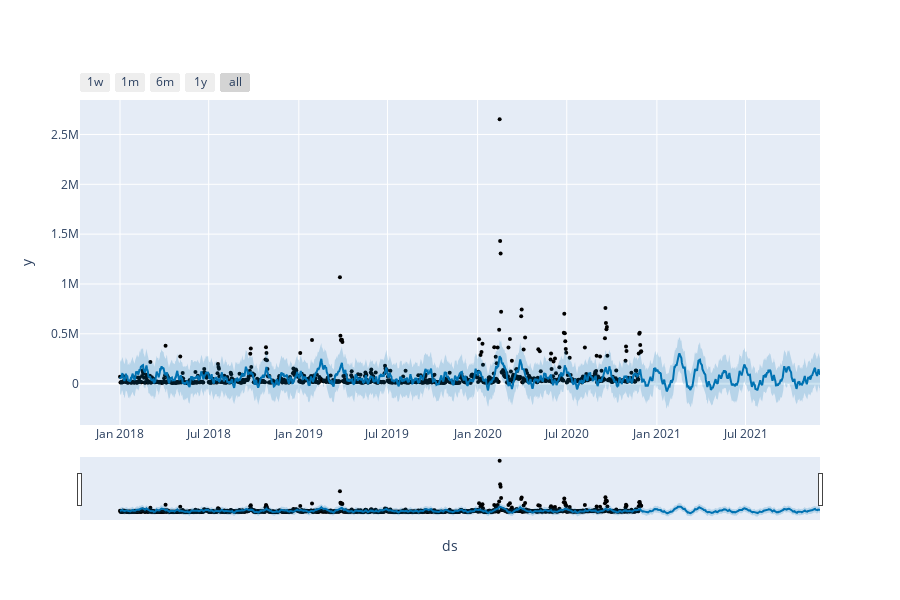
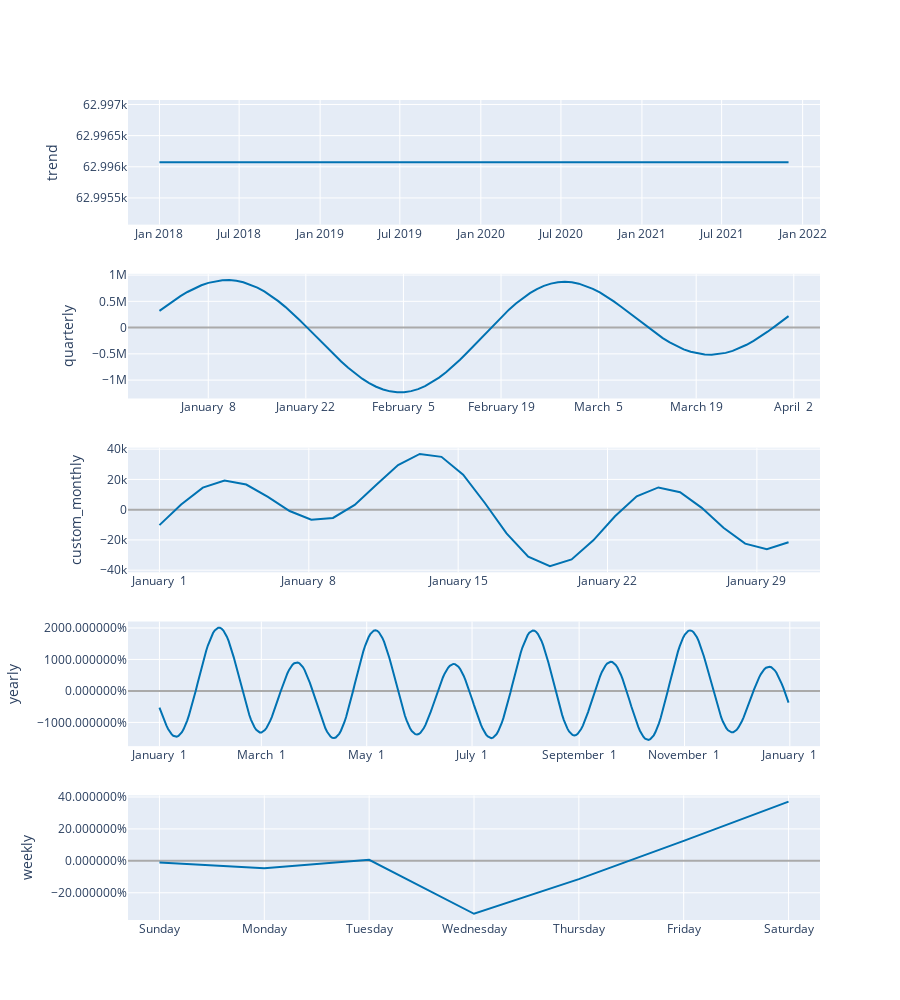

The notebook cell saved with these charts, in order:
### Code cell
#Prophet
import pandas as pd
from prophet import Prophet
from prophet.plot import plot_plotly, plot_components_plotly

split = grouped.shape[0]-31 #index split without 1 month
train = grouped[:split].reset_index()[["Date", all_values[0]]] 
test = grouped[split:].reset_index()[["Date", all_values[0]]] 

columns = ['ds','y']
train.columns = columns
test.columns = columns

# PROPHET AND SEASONALITY
# m = Prophet()
#m = Prophet(growth = 'flat') #when there are strong seasonality patterns rather than trend changes
#m = Prophet(seasonality_mode='multiplicative') #when there are strong seasonality patterns rather than trend changes

m = Prophet(seasonality_mode='multiplicative',growth = 'flat')
m.add_seasonality('quarterly', period=91.25, fourier_order=3, mode='additive')
#m.add_seasonality('daily', period=7, fourier_order=3, mode='additive')
m.add_seasonality('custom_monthly', period=30.5, fourier_order=3, mode='additive')
# m.add_regressor('regressor', mode='additive')

m.fit(train)

future = m.make_future_dataframe(periods = 365, freq ='D')
forecast = m.predict(future)

#forecast = m.predict(pd.concat([train,test]))
#print(forecast[['ds','yhat','yhat_lower','yhat_upper']].tail())

# fig1 = m.plot(forecast)

# fig2 = m.plot_components(forecast)
print(forecast[['yhat','yhat_lower','yhat_upper']].tail(92).sum()/1000)
fig1 = plot_plotly(m, forecast)
fig2 = plot_components_plotly(m, forecast)

fig1.show()
fig2.show()

# #dyplot.prophet(m,forecast)

### Figure 1 — Plotly figure (JSON) as saved in the notebook; plotly's stock layout.template omitted (floating-point values rounded to 4 significant figures; data arrays with more than 128 entries replaced by an {"elided": "..."} marker saying what was removed)
{"data": [{"marker": {"color": "black", "size": 4}, "mode": "markers", "name": "Actual", "type": "scatter", "x": {"elided": "1065 str values"}, "y": {"elided": "1065 float values"}}, {"hoverinfo": "skip", "line": {"width": 0}, "mode": "lines", "type": "scatter", "x": {"elided": "1430 str values"}, "y": {"elided": "1430 float values"}}, {"fill": "tonexty", "fillcolor": "rgba(0, 114, 178, 0.2)", "line": {"color": "#0072B2", "width": 2}, "mode": "lines", "name": "Predicted", "type": "scatter", "x": {"elided": "1430 str values"}, "y": {"elided": "1430 float values"}}, {"fill": "tonexty", "fillcolor": "rgba(0, 114, 178, 0.2)", "hoverinfo": "skip", "line": {"width": 0}, "mode": "lines", "type": "scatter", "x": {"elided": "1430 str values"}, "y": {"elided": "1430 float values"}}], "layout": {"height": 600, "showlegend": false, "width": 900, "xaxis": {"rangeselector": {"buttons": [{"count": 7, "label": "1w", "step": "day", "stepmode": "backward"}, {"count": 1, "label": "1m", "step": "month", "stepmode": "backward"}, {"count": 6, "label": "6m", "step": "month", "stepmode": "backward"}, {"count": 1, "label": "1y", "step": "year", "stepmode": "backward"}, {"step": "all"}]}, "rangeslider": {"visible": true}, "title": {"text": "ds"}, "type": "date"}, "yaxis": {"title": {"text": "y"}}}}

### Figure 2 — Plotly figure (JSON) as saved in the notebook; plotly's stock layout.template omitted (floating-point values rounded to 4 significant figures; data arrays with more than 128 entries replaced by an {"elided": "..."} marker saying what was removed)
{"data": [{"line": {"color": "#0072B2", "width": 2}, "mode": "lines", "name": "trend", "type": "scatter", "x": {"elided": "1430 str values"}, "xaxis": "x", "y": {"elided": "1430 float values"}, "yaxis": "y"}, {"line": {"color": "#0072B2", "width": 2}, "mode": "lines", "name": "quarterly", "type": "scatter", "x": ["2017-01-01T00:00:00", "2017-01-02T00:03:57.362637", "2017-01-03T00:07:54.725274", "2017-01-04T00:11:52.087912", "2017-01-05T00:15:49.450549", "2017-01-06T00:19:46.813186", "2017-01-07T00:23:44.175824", "2017-01-08T00:27:41.538461", "2017-01-09T00:31:38.901099", "2017-01-10T00:35:36.263736", "2017-01-11T00:39:33.626373", "2017-01-12T00:43:30.989010", "2017-01-13T00:47:28.351648", "2017-01-14T00:51:25.714285", "2017-01-15T00:55:23.076923", "2017-01-16T00:59:20.439560", "2017-01-17T01:03:17.802197", "2017-01-18T01:07:15.164835", "2017-01-19T01:11:12.527472", "2017-01-20T01:15:09.890109", "2017-01-21T01:19:07.252747", "2017-01-22T01:23:04.615384", "2017-01-23T01:27:01.978021", "2017-01-24T01:30:59.340659", "2017-01-25T01:34:56.703296", "2017-01-26T01:38:54.065934", "2017-01-27T01:42:51.428571", "2017-01-28T01:46:48.791208", "2017-01-29T01:50:46.153846", "2017-01-30T01:54:43.516483", "2017-01-31T01:58:40.879120", "2017-02-01T02:02:38.241758", "2017-02-02T02:06:35.604395", "2017-02-03T02:10:32.967033", "2017-02-04T02:14:30.329670", "2017-02-05T02:18:27.692307", "2017-02-06T02:22:25.054945", "2017-02-07T02:26:22.417582", "2017-02-08T02:30:19.780219", "2017-02-09T02:34:17.142857", "2017-02-10T02:38:14.505494", "2017-02-11T02:42:11.868131", "2017-02-12T02:46:09.230769", "2017-02-13T02:50:06.593406", "2017-02-14T02:54:03.956044", "2017-02-15T02:58:01.318681", "2017-02-16T03:01:58.681318", "2017-02-17T03:05:56.043955", "2017-02-18T03:09:53.406593", "2017-02-19T03:13:50.769230", "2017-02-20T03:17:48.131868", "2017-02-21T03:21:45.494505", "2017-02-22T03:25:42.857142", "2017-02-23T03:29:40.219780", "2017-02-24T03:33:37.582417", "2017-02-25T03:37:34.945054", "2017-02-26T03:41:32.307692", "2017-02-27T03:45:29.670329", "2017-02-28T03:49:27.032966", "2017-03-01T03:53:24.395604", "2017-03-02T03:57:21.758241", "2017-03-03T04:01:19.120879", "2017-03-04T04:05:16.483516", "2017-03-05T04:09:13.846153", "2017-03-06T04:13:11.208791", "2017-03-07T04:17:08.571428", "2017-03-08T04:21:05.934065", "2017-03-09T04:25:03.296703", "2017-03-10T04:29:00.659340", "2017-03-11T04:32:58.021978", "2017-03-12T04:36:55.384615", "2017-03-13T04:40:52.747252", "2017-03-14T04:44:50.109890", "2017-03-15T04:48:47.472527", "2017-03-16T04:52:44.835164", "2017-03-17T04:56:42.197802", "2017-03-18T05:00:39.560439", "2017-03-19T05:04:36.923076", "2017-03-20T05:08:34.285714", "2017-03-21T05:12:31.648351", "2017-03-22T05:16:29.010989", "2017-03-23T05:20:26.373626", "2017-03-24T05:24:23.736263", "2017-03-25T05:28:21.098900", "2017-03-26T05:32:18.461538", "2017-03-27T05:36:15.824175", "2017-03-28T05:40:13.186813", "2017-03-29T05:44:10.549450", "2017-03-30T05:48:07.912087", "2017-03-31T05:52:05.274725", "2017-04-01T05:56:02.637362"], "xaxis": "x2", "y": [319300.0, 417600.0, 511400.0, 598900.0, 678200.0, 747900.0, 806300.0, 852200.0, 884500.0, 902300.0, 905100.0, 892500.0, 864300.0, 820700.0, 762000.0, 689100.0, 602800.0, 504200.0, 394800.0, 276200.0, 150100.0, 18500.0, -116600.0, -252900.0, -388200.0, -520400.0, -647100.0, -766100.0, -875400.0, -973000.0, -1057000.0, -1126000.0, -1179000.0, -1214000.0, -1231000.0, -1230000.0, -1210000.0, -1171000.0, -1115000.0, -1042000.0, -953300.0, -850600.0, -735700.0, -610700.0, -477900.0, -339700.0, -198700.0, -57450.0, 81420.0, 215400.0, 342000.0, 459000.0, 564400.0, 656200.0, 733100.0, 793700.0, 837300.0, 863300.0, 871600.0, 862500.0, 836600.0, 794700.0, 738300.0, 668800.0, 588000.0, 498000.0, 401000.0, 299200.0, 195000.0, 90750.0, -11190.0, -108600.0, -199400.0, -281600.0, -353600.0, -413800.0, -461000.0, -494400.0, -513300.0, -517400.0, -506800.0, -481700.0, -442700.0, -390700.0, -326900.0, -252500.0, -169100.0, -78410.0, 17740.0, 117400.0, 218600.0], "yaxis": "y2"}, {"line": {"color": "#0072B2", "width": 2}, "mode": "lines", "name": "custom_monthly", "type": "scatter", "x": ["2017-01-01T00:00:00", "2017-01-02T00:24:00", "2017-01-03T00:48:00", "2017-01-04T01:12:00", "2017-01-05T01:36:00", "2017-01-06T02:00:00", "2017-01-07T02:24:00", "2017-01-08T02:48:00", "2017-01-09T03:12:00", "2017-01-10T03:36:00", "2017-01-11T04:00:00", "2017-01-12T04:24:00", "2017-01-13T04:48:00", "2017-01-14T05:12:00", "2017-01-15T05:36:00", "2017-01-16T06:00:00", "2017-01-17T06:24:00", "2017-01-18T06:48:00", "2017-01-19T07:12:00", "2017-01-20T07:36:00", "2017-01-21T08:00:00", "2017-01-22T08:24:00", "2017-01-23T08:48:00", "2017-01-24T09:12:00", "2017-01-25T09:36:00", "2017-01-26T10:00:00", "2017-01-27T10:24:00", "2017-01-28T10:48:00", "2017-01-29T11:12:00", "2017-01-30T11:36:00"], "xaxis": "x3", "y": [-10220.0, 3469.0, 14580.0, 19330.0, 16620.0, 8451.0, -910.4, -6672.0, -5488.0, 3116.0, 16420.0, 29460.0, 36860.0, 34920.0, 23130.0, 4426.0, -15680.0, -31100.0, -37290.0, -32930.0, -20280.0, -4397.0, 8805.0, 14690.0, 11570.0, 1207.0, -11940.0, -22470.0, -26160.0, -21500.0], "yaxis": "y3"}, {"line": {"color": "#0072B2", "width": 2}, "mode": "lines", "name": "yearly", "type": "scatter", "x": {"elided": "365 str values"}, "xaxis": "x4", "y": {"elided": "365 float values"}, "yaxis": "y4"}, {"line": {"color": "#0072B2", "width": 2}, "mode": "lines", "name": "weekly", "type": "scatter", "x": ["2017-01-01T00:00:00", "2017-01-02T00:00:00", "2017-01-03T00:00:00", "2017-01-04T00:00:00", "2017-01-05T00:00:00", "2017-01-06T00:00:00", "2017-01-07T00:00:00"], "xaxis": "x5", "y": [-0.0106, -0.04579, 0.006177, -0.3317, -0.1144, 0.1251, 0.3713], "yaxis": "y5"}], "layout": {"height": 1000, "showlegend": false, "width": 900, "xaxis": {"anchor": "y", "domain": [0, 1], "range": ["2017-10-21T13:12:00", "2022-02-09T10:48:00"], "type": "date"}, "xaxis2": {"anchor": "y2", "domain": [0, 1], "range": ["2016-12-27T11:42:11.868131866", "2017-04-05T18:13:50.769230822"], "tickformat": "%B %e", "type": "date"}, "xaxis3": {"anchor": "y3", "domain": [0, 1], "range": ["2016-12-30T12:37:12", "2017-01-31T22:58:48"], "tickformat": "%B %e", "type": "date"}, "xaxis4": {"anchor": "y4", "domain": [0, 1], "range": ["2016-12-13T18:54:02.958904115", "2018-01-18T11:04:57.863013581"], "tickformat": "%B %e", "type": "date"}, "xaxis5": {"anchor": "y5", "domain": [0, 1], "range": ["2016-12-31T16:48:00", "2017-01-07T07:12:00"], "tickformat": "%A", "type": "date"}, "yaxis": {"anchor": "x", "domain": [0.848, 1], "rangemode": "normal", "title": {"text": "trend"}, "zerolinecolor": "#AAA"}, "yaxis2": {"anchor": "x2", "domain": [0.636, 0.788], "title": {"text": "quarterly"}, "zerolinecolor": "#AAA"}, "yaxis3": {"anchor": "x3", "domain": [0.424, 0.576], "title": {"text": "custom_monthly"}, "zerolinecolor": "#AAA"}, "yaxis4": {"anchor": "x4", "domain": [0.212, 0.364], "hoverformat": ".2%", "tickformat": "%", "title": {"text": "yearly"}, "zerolinecolor": "#AAA"}, "yaxis5": {"anchor": "x5", "domain": [0, 0.152], "hoverformat": ".2%", "tickformat": "%", "title": {"text": "weekly"}, "zerolinecolor": "#AAA"}}}
